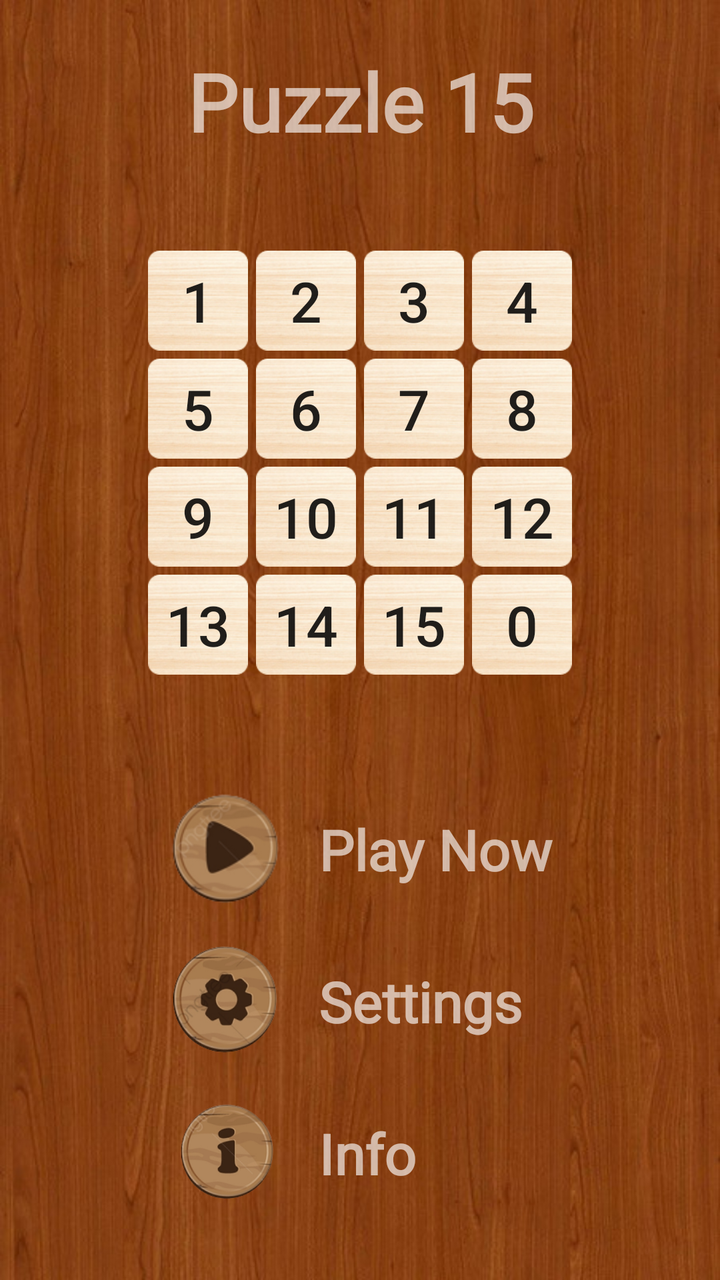
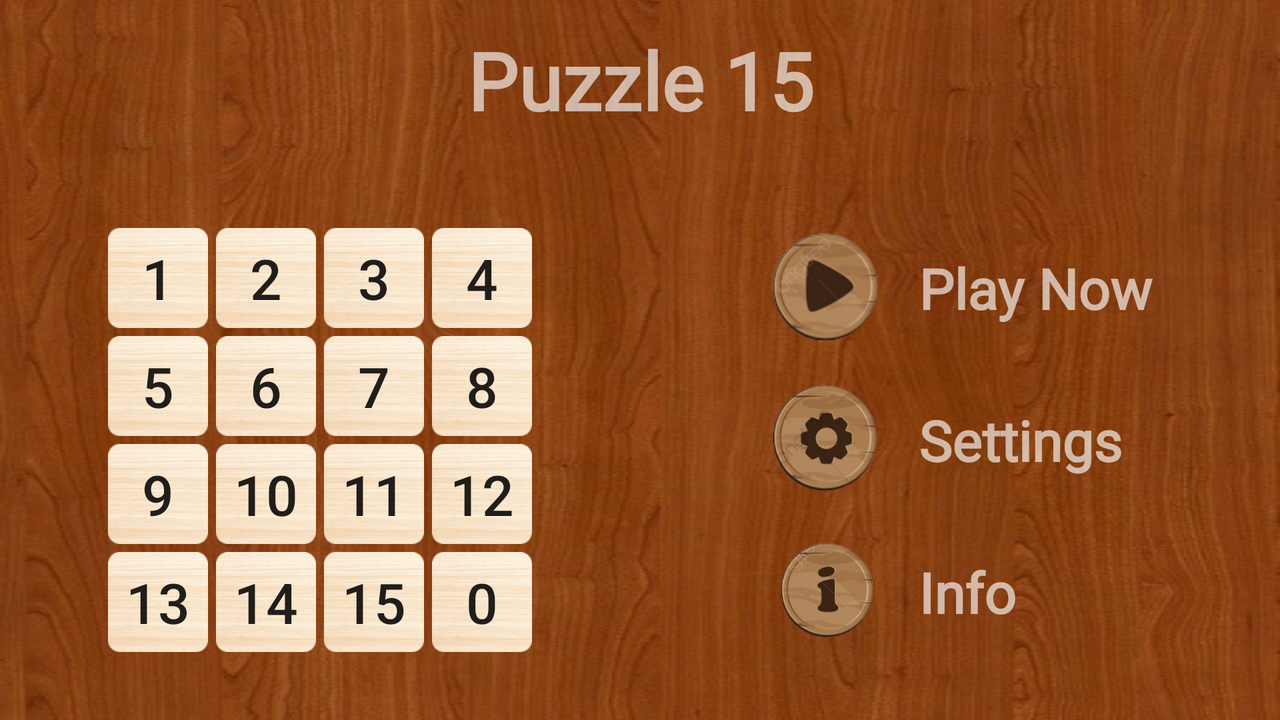

An Android layout and its configuration variant, each rendered on a device that would load it. The default file and the variant file are quoted in full after the pictures.
<!-- AndroidManifest.xml: application theme Theme.Puzzle15 -->
<!-- res/layout/activity_main.xml -->
<?xml version="1.0" encoding="utf-8"?>
<androidx.appcompat.widget.LinearLayoutCompat xmlns:android="http://schemas.android.com/apk/res/android"
    xmlns:tools="http://schemas.android.com/tools"
    android:layout_width="match_parent"
    android:layout_height="match_parent"
    android:background="@drawable/bg"
    android:orientation="vertical"
    tools:context=".ui.MainActivity">

    <TextView
        android:layout_width="match_parent"
        android:layout_height="wrap_content"
        android:layout_marginVertical="24dp"
        android:fontFamily="@font/jacky_boys"
        android:gravity="center"
        android:text="@string/puzzle_15"
        android:textColor="#A3FFFFFF"
        android:textSize="40sp"
        android:textStyle="bold" />

    <FrameLayout
        android:layout_width="match_parent"
        android:layout_height="260dp"
        android:layout_gravity="center"
        android:saveEnabled="false">

        <RelativeLayout
            android:id="@+id/group_items"
            android:layout_width="wrap_content"
            android:layout_height="wrap_content"
            android:layout_gravity="center">

            <androidx.appcompat.widget.AppCompatButton
                android:id="@+id/btn1"
                style="@style/item_button_view"
                android:layout_marginStart="2dp"
                android:layout_marginTop="2dp"
                android:layout_marginEnd="2dp"
                android:layout_marginBottom="2dp"
                android:text="@string/_1" />

            <androidx.appcompat.widget.AppCompatButton
                android:id="@+id/btn2"
                style="@style/item_button_view"
                android:layout_margin="2dp"
                android:layout_toEndOf="@id/btn1"
                android:text="@string/_2" />

            <androidx.appcompat.widget.AppCompatButton
                android:id="@+id/btn3"
                style="@style/item_button_view"
                android:layout_marginStart="2dp"
                android:layout_marginTop="2dp"
                android:layout_marginEnd="2dp"
                android:layout_marginBottom="2dp"
                android:layout_toEndOf="@id/btn2"
                android:text="@string/_3" />

            <androidx.appcompat.widget.AppCompatButton
                android:id="@+id/btn4"
                style="@style/item_button_view"
                android:layout_marginStart="2dp"
                android:layout_marginTop="2dp"
                android:layout_marginEnd="2dp"
                android:layout_marginBottom="2dp"
                android:layout_toEndOf="@id/btn3"
                android:text="@string/_4" />

            <androidx.appcompat.widget.AppCompatButton
                android:id="@+id/btn5"
                style="@style/item_button_view"
                android:layout_below="@id/btn3"
                android:layout_margin="2dp"
                android:text="@string/_5" />

            <androidx.appcompat.widget.AppCompatButton
                android:id="@+id/btn6"
                style="@style/item_button_view"
                android:layout_below="@id/btn2"
                android:layout_margin="2dp"
                android:layout_toEndOf="@id/btn5"
                android:text="@string/_6" />

            <androidx.appcompat.widget.AppCompatButton
                android:id="@+id/btn7"
                style="@style/item_button_view"
                android:layout_below="@id/btn3"
                android:layout_margin="2dp"
                android:layout_toEndOf="@id/btn6"
                android:text="@string/_7" />

            <androidx.appcompat.widget.AppCompatButton
                android:id="@+id/btn8"
                style="@style/item_button_view"
                android:layout_below="@id/btn4"
                android:layout_margin="2dp"
                android:layout_toEndOf="@id/btn7"
                android:text="@string/_8" />

            <androidx.appcompat.widget.AppCompatButton
                android:id="@+id/btn9"
                style="@style/item_button_view"
                android:layout_below="@id/btn5"
                android:layout_marginStart="2dp"
                android:layout_marginTop="2dp"
                android:layout_marginEnd="2dp"
                android:layout_marginBottom="2dp"
                android:text="@string/_9" />

            <androidx.appcompat.widget.AppCompatButton
                android:id="@+id/btn10"
                style="@style/item_button_view"
                android:layout_below="@id/btn6"
                android:layout_margin="2dp"
                android:layout_toEndOf="@id/btn9"
                android:text="@string/_10" />

            <androidx.appcompat.widget.AppCompatButton
                android:id="@+id/btn11"
                style="@style/item_button_view"
                android:layout_below="@id/btn7"
                android:layout_marginStart="2dp"
                android:layout_marginTop="2dp"
                android:layout_marginEnd="2dp"
                android:layout_marginBottom="2dp"
                android:layout_toEndOf="@id/btn10"
                android:text="@string/_11" />

            <androidx.appcompat.widget.AppCompatButton
                android:id="@+id/btn12"
                style="@style/item_button_view"
                android:layout_below="@id/btn8"
                android:layout_margin="2dp"
                android:layout_toEndOf="@id/btn11"
                android:text="@string/_12" />

            <androidx.appcompat.widget.AppCompatButton
                android:id="@+id/btn13"
                style="@style/item_button_view"
                android:layout_below="@id/btn9"
                android:layout_margin="2dp"
                android:text="@string/_13" />

            <androidx.appcompat.widget.AppCompatButton
                android:id="@+id/btn14"
                style="@style/item_button_view"
                android:layout_below="@id/btn10"
                android:layout_margin="2dp"
                android:layout_toEndOf="@id/btn13"
                android:text="@string/_14" />

            <androidx.appcompat.widget.AppCompatButton
                android:id="@+id/btn15"
                style="@style/item_button_view"
                android:layout_below="@id/btn11"
                android:layout_margin="2dp"
                android:layout_toEndOf="@id/btn14"
                android:text="@string/_15" />

            <androidx.appcompat.widget.AppCompatButton
                android:id="@+id/btn16"
                style="@style/item_button_view"
                android:layout_below="@id/btn12"
                android:layout_margin="2dp"
                android:layout_toEndOf="@id/btn15"
                android:text="@string/_0" />

        </RelativeLayout>

    </FrameLayout>

    <androidx.appcompat.widget.LinearLayoutCompat
        android:layout_width="match_parent"
        android:layout_height="wrap_content"
        android:layout_weight="1"
        android:gravity="center"
        android:orientation="vertical">

        <LinearLayout
            android:layout_width="wrap_content"
            android:layout_height="wrap_content"
            android:layout_gravity="center"
            android:orientation="vertical"
            >

            <androidx.appcompat.widget.LinearLayoutCompat
                android:id="@+id/play_now"
                android:layout_width="wrap_content"
                android:layout_height="wrap_content"
                android:orientation="horizontal"
                android:padding="8dp"
                >


                <androidx.appcompat.widget.AppCompatImageView
                    android:id="@+id/btn_finish"
                    android:layout_width="60dp"
                    android:layout_height="60dp"
                    android:layout_gravity="start"
                    android:layout_marginEnd="16dp"
                    android:src="@drawable/play"
                    android:textSize="18sp"
                    android:textStyle="bold" />

                <TextView
                    android:layout_width="wrap_content"
                    android:layout_height="wrap_content"
                    android:layout_gravity="center_vertical"
                    android:text="@string/play_now"
                    android:textColor="#A3FFFFFF"
                    android:textSize="28sp"
                    android:fontFamily="@font/jacky_boys"
                    android:textStyle="bold" />


            </androidx.appcompat.widget.LinearLayoutCompat>

            <androidx.appcompat.widget.LinearLayoutCompat
                android:id="@+id/settings"
                android:layout_width="wrap_content"
                android:layout_height="wrap_content"
                android:orientation="horizontal"
                android:padding="8dp"
                >


                <androidx.appcompat.widget.AppCompatImageView
                    android:id="@+id/btn_settings"
                    android:layout_width="60dp"
                    android:layout_height="60dp"
                    android:layout_gravity="start"
                    android:layout_marginEnd="16dp"
                    android:src="@drawable/settings"
                    android:textSize="18sp"
                    android:textStyle="bold" />

                <TextView
                    android:layout_width="wrap_content"
                    android:layout_height="wrap_content"
                    android:layout_gravity="center_vertical"
                    android:text="@string/settings"
                    android:textColor="#A3FFFFFF"
                    android:textSize="28sp"
                    android:gravity="end"
                    android:fontFamily="@font/jacky_boys"
                    android:textStyle="bold" />


            </androidx.appcompat.widget.LinearLayoutCompat>

            <androidx.appcompat.widget.LinearLayoutCompat
                android:id="@+id/info"
                android:layout_width="wrap_content"
                android:layout_height="wrap_content"
                android:orientation="horizontal"
                android:padding="8dp"
                >

                <androidx.appcompat.widget.AppCompatImageView
                    android:id="@+id/btn_info"
                    android:layout_width="60dp"
                    android:layout_height="60dp"
                    android:layout_gravity="start"
                    android:layout_marginEnd="16dp"
                    android:src="@drawable/info"
                    android:textSize="18sp"
                    android:textStyle="bold" />

                <TextView
                    android:layout_width="wrap_content"
                    android:layout_height="wrap_content"
                    android:layout_gravity="center_vertical"
                    android:text="@string/info"
                    android:textColor="#A3FFFFFF"
                    android:textSize="28sp"
                    android:fontFamily="@font/jacky_boys"
                    android:textStyle="bold" />


            </androidx.appcompat.widget.LinearLayoutCompat>

        </LinearLayout>

    </androidx.appcompat.widget.LinearLayoutCompat>

</androidx.appcompat.widget.LinearLayoutCompat>
<!-- resources referenced by this layout -->
<resources>
  <!-- drawable bg: jpg bitmap (drawable, 76152 bytes) -->
  <!-- drawable info: png bitmap (drawable, 22679 bytes) -->
  <!-- drawable play: png bitmap (drawable, 11012 bytes) -->
  <!-- drawable settings: png bitmap (drawable, 24404 bytes) -->
  <string name="_0">0</string>
  <string name="_1">1</string>
  <string name="_10">10</string>
  <string name="_11">11</string>
  <string name="_12">12</string>
  <string name="_13">13</string>
  <string name="_14">14</string>
  <string name="_15">15</string>
  <string name="_2">2</string>
  <string name="_3">3</string>
  <string name="_4">4</string>
  <string name="_5">5</string>
  <string name="_6">6</string>
  <string name="_7">7</string>
  <string name="_8">8</string>
  <string name="_9">9</string>
  <string name="info">Info</string>
  <string name="play_now">Play Now</string>
  <string name="puzzle_15">Puzzle 15</string>
  <string name="settings">Settings</string>
  <style name="item_button_view">
          <item name="android:layout_width">50dp</item>
          <item name="android:layout_height">50dp</item>
          <item name="android:background">@drawable/btn</item>
          <item name="android:textSize">28sp</item>
          <item name="cornerSize">16dp</item>
          <item name="cornerRadius">4dp</item>
          <item name="android:state_pressed">true</item>
      </style>
  <style name="Theme.Puzzle15" parent="Theme.MaterialComponents.DayNight.NoActionBar">
          
          <item name="colorPrimary">@color/teal_200</item>
          <item name="colorPrimaryVariant">@color/purple_700</item>
          <item name="colorOnPrimary">@color/white</item>
          
          <item name="colorSecondary">@color/teal_200</item>
          <item name="colorSecondaryVariant">@color/teal_700</item>
          <item name="colorOnSecondary">@color/black</item>
          
          <item name="android:statusBarColor" tools:targetApi="l">@color/title_color</item>
          
      </style>
  <!-- drawable btn: png bitmap (drawable, 15649 bytes) -->
  <color name="teal_200">#FF03DAC5</color>
  <color name="purple_700">#FF3700B3</color>
  <color name="white">#FFFFFFFF</color>
  <color name="teal_700">#FF018786</color>
  <color name="black">#FF000000</color>
  <color name="title_color">#60290D</color>
</resources>
<!-- res/layout-land/activity_main.xml (the repository's variant of the layout above) -->
<!-- drawn on the phone turned sideways -->
<?xml version="1.0" encoding="utf-8"?>
<androidx.constraintlayout.widget.ConstraintLayout xmlns:android="http://schemas.android.com/apk/res/android"
    xmlns:tools="http://schemas.android.com/tools"
    android:layout_width="match_parent"
    android:layout_height="match_parent"
    xmlns:app="http://schemas.android.com/apk/res-auto"
    android:background="@drawable/bg"
    android:orientation="vertical"
    tools:context=".ui.MainActivity">

    <TextView
        android:id="@+id/tv_title"
        android:layout_width="match_parent"
        android:layout_height="80dp"
        android:fontFamily="@font/jacky_boys"
        android:gravity="center"
        android:text="@string/puzzle_15"
        android:textColor="#A3FFFFFF"
        android:textSize="40sp"
        android:textStyle="bold"
        app:layout_constraintTop_toTopOf="parent"
        app:layout_constraintStart_toStartOf="parent"
        app:layout_constraintEnd_toEndOf="parent"
        />


    <androidx.appcompat.widget.LinearLayoutCompat
        android:layout_width="match_parent"
        android:layout_height="wrap_content"
        android:orientation="horizontal"
        app:layout_constraintTop_toBottomOf="@id/tv_title"
        app:layout_constraintBottom_toBottomOf="parent"
        app:layout_constraintStart_toStartOf="parent"
        app:layout_constraintEnd_toEndOf="parent"
        >

        <FrameLayout
            android:layout_width="match_parent"
            android:layout_height="260dp"
            android:layout_gravity="center"
            android:layout_weight="1"
            android:saveEnabled="false">

            <RelativeLayout
                android:id="@+id/group_items"
                android:layout_width="wrap_content"
                android:layout_height="wrap_content"
                android:layout_gravity="center">

                <androidx.appcompat.widget.AppCompatButton
                    android:id="@+id/btn1"
                    style="@style/item_button_view"
                    android:layout_marginStart="2dp"
                    android:layout_marginTop="2dp"
                    android:layout_marginEnd="2dp"
                    android:layout_marginBottom="2dp"
                    android:text="@string/_1" />

                <androidx.appcompat.widget.AppCompatButton
                    android:id="@+id/btn2"
                    style="@style/item_button_view"
                    android:layout_margin="2dp"
                    android:layout_toEndOf="@id/btn1"
                    android:text="@string/_2" />

                <androidx.appcompat.widget.AppCompatButton
                    android:id="@+id/btn3"
                    style="@style/item_button_view"
                    android:layout_marginStart="2dp"
                    android:layout_marginTop="2dp"
                    android:layout_marginEnd="2dp"
                    android:layout_marginBottom="2dp"
                    android:layout_toEndOf="@id/btn2"
                    android:text="@string/_3" />

                <androidx.appcompat.widget.AppCompatButton
                    android:id="@+id/btn4"
                    style="@style/item_button_view"
                    android:layout_marginStart="2dp"
                    android:layout_marginTop="2dp"
                    android:layout_marginEnd="2dp"
                    android:layout_marginBottom="2dp"
                    android:layout_toEndOf="@id/btn3"
                    android:text="@string/_4" />

                <androidx.appcompat.widget.AppCompatButton
                    android:id="@+id/btn5"
                    style="@style/item_button_view"
                    android:layout_below="@id/btn3"
                    android:layout_margin="2dp"
                    android:text="@string/_5" />

                <androidx.appcompat.widget.AppCompatButton
                    android:id="@+id/btn6"
                    style="@style/item_button_view"
                    android:layout_below="@id/btn2"
                    android:layout_margin="2dp"
                    android:layout_toEndOf="@id/btn5"
                    android:text="@string/_6" />

                <androidx.appcompat.widget.AppCompatButton
                    android:id="@+id/btn7"
                    style="@style/item_button_view"
                    android:layout_below="@id/btn3"
                    android:layout_margin="2dp"
                    android:layout_toEndOf="@id/btn6"
                    android:text="@string/_7" />

                <androidx.appcompat.widget.AppCompatButton
                    android:id="@+id/btn8"
                    style="@style/item_button_view"
                    android:layout_below="@id/btn4"
                    android:layout_margin="2dp"
                    android:layout_toEndOf="@id/btn7"
                    android:text="@string/_8" />

                <androidx.appcompat.widget.AppCompatButton
                    android:id="@+id/btn9"
                    style="@style/item_button_view"
                    android:layout_below="@id/btn5"
                    android:layout_marginStart="2dp"
                    android:layout_marginTop="2dp"
                    android:layout_marginEnd="2dp"
                    android:layout_marginBottom="2dp"
                    android:text="@string/_9" />

                <androidx.appcompat.widget.AppCompatButton
                    android:id="@+id/btn10"
                    style="@style/item_button_view"
                    android:layout_below="@id/btn6"
                    android:layout_margin="2dp"
                    android:layout_toEndOf="@id/btn9"
                    android:text="@string/_10" />

                <androidx.appcompat.widget.AppCompatButton
                    android:id="@+id/btn11"
                    style="@style/item_button_view"
                    android:layout_below="@id/btn7"
                    android:layout_marginStart="2dp"
                    android:layout_marginTop="2dp"
                    android:layout_marginEnd="2dp"
                    android:layout_marginBottom="2dp"
                    android:layout_toEndOf="@id/btn10"
                    android:text="@string/_11" />

                <androidx.appcompat.widget.AppCompatButton
                    android:id="@+id/btn12"
                    style="@style/item_button_view"
                    android:layout_below="@id/btn8"
                    android:layout_margin="2dp"
                    android:layout_toEndOf="@id/btn11"
                    android:text="@string/_12" />

                <androidx.appcompat.widget.AppCompatButton
                    android:id="@+id/btn13"
                    style="@style/item_button_view"
                    android:layout_below="@id/btn9"
                    android:layout_margin="2dp"
                    android:text="@string/_13" />

                <androidx.appcompat.widget.AppCompatButton
                    android:id="@+id/btn14"
                    style="@style/item_button_view"
                    android:layout_below="@id/btn10"
                    android:layout_margin="2dp"
                    android:layout_toEndOf="@id/btn13"
                    android:text="@string/_14" />

                <androidx.appcompat.widget.AppCompatButton
                    android:id="@+id/btn15"
                    style="@style/item_button_view"
                    android:layout_below="@id/btn11"
                    android:layout_margin="2dp"
                    android:layout_toEndOf="@id/btn14"
                    android:text="@string/_15" />

                <androidx.appcompat.widget.AppCompatButton
                    android:id="@+id/btn16"
                    style="@style/item_button_view"
                    android:layout_below="@id/btn12"
                    android:layout_margin="2dp"
                    android:layout_toEndOf="@id/btn15"
                    android:text="@string/_0" />

            </RelativeLayout>

        </FrameLayout>

        <androidx.appcompat.widget.LinearLayoutCompat
            android:layout_width="match_parent"
            android:layout_height="wrap_content"
            android:layout_weight="1"
            android:gravity="start"
            android:layout_gravity="center"
            android:orientation="vertical">

            <LinearLayout
                android:layout_width="wrap_content"
                android:layout_height="wrap_content"
                android:layout_gravity="center"
                android:orientation="vertical"
                >

                <androidx.appcompat.widget.LinearLayoutCompat
                    android:id="@+id/play_now"
                    android:layout_width="wrap_content"
                    android:layout_height="wrap_content"
                    android:orientation="horizontal"
                    android:padding="8dp"
                    >


                    <androidx.appcompat.widget.AppCompatImageView
                        android:id="@+id/btn_finish"
                        android:layout_width="60dp"
                        android:layout_height="60dp"
                        android:layout_gravity="start"
                        android:layout_marginEnd="16dp"
                        android:src="@drawable/play"
                        android:textSize="18sp"
                        android:textStyle="bold" />

                    <TextView
                        android:layout_width="wrap_content"
                        android:layout_height="wrap_content"
                        android:layout_gravity="center_vertical"
                        android:text="@string/play_now"
                        android:textColor="#A3FFFFFF"
                        android:textSize="28sp"
                        android:fontFamily="@font/jacky_boys"
                        android:textStyle="bold" />


                </androidx.appcompat.widget.LinearLayoutCompat>

                <androidx.appcompat.widget.LinearLayoutCompat
                    android:id="@+id/settings"
                    android:layout_width="wrap_content"
                    android:layout_height="wrap_content"
                    android:orientation="horizontal"
                    android:padding="8dp"
                    >


                    <androidx.appcompat.widget.AppCompatImageView
                        android:id="@+id/btn_settings"
                        android:layout_width="60dp"
                        android:layout_height="60dp"
                        android:layout_gravity="start"
                        android:layout_marginEnd="16dp"
                        android:src="@drawable/settings"
                        android:textSize="18sp"
                        android:textStyle="bold" />

                    <TextView
                        android:layout_width="wrap_content"
                        android:layout_height="wrap_content"
                        android:layout_gravity="center_vertical"
                        android:text="@string/settings"
                        android:textColor="#A3FFFFFF"
                        android:textSize="28sp"
                        android:gravity="end"
                        android:fontFamily="@font/jacky_boys"
                        android:textStyle="bold" />


                </androidx.appcompat.widget.LinearLayoutCompat>

                <androidx.appcompat.widget.LinearLayoutCompat
                    android:id="@+id/info"
                    android:layout_width="wrap_content"
                    android:layout_height="wrap_content"
                    android:orientation="horizontal"
                    android:padding="8dp"
                    >

                    <androidx.appcompat.widget.AppCompatImageView
                        android:id="@+id/btn_info"
                        android:layout_width="60dp"
                        android:layout_height="60dp"
                        android:layout_gravity="start"
                        android:layout_marginEnd="16dp"
                        android:src="@drawable/info"
                        android:textSize="18sp"
                        android:textStyle="bold" />

                    <TextView
                        android:layout_width="wrap_content"
                        android:layout_height="wrap_content"
                        android:layout_gravity="center_vertical"
                        android:text="@string/info"
                        android:textColor="#A3FFFFFF"
                        android:textSize="28sp"
                        android:fontFamily="@font/jacky_boys"
                        android:textStyle="bold" />


                </androidx.appcompat.widget.LinearLayoutCompat>

            </LinearLayout>

        </androidx.appcompat.widget.LinearLayoutCompat>

    </androidx.appcompat.widget.LinearLayoutCompat>

</androidx.constraintlayout.widget.ConstraintLayout>
